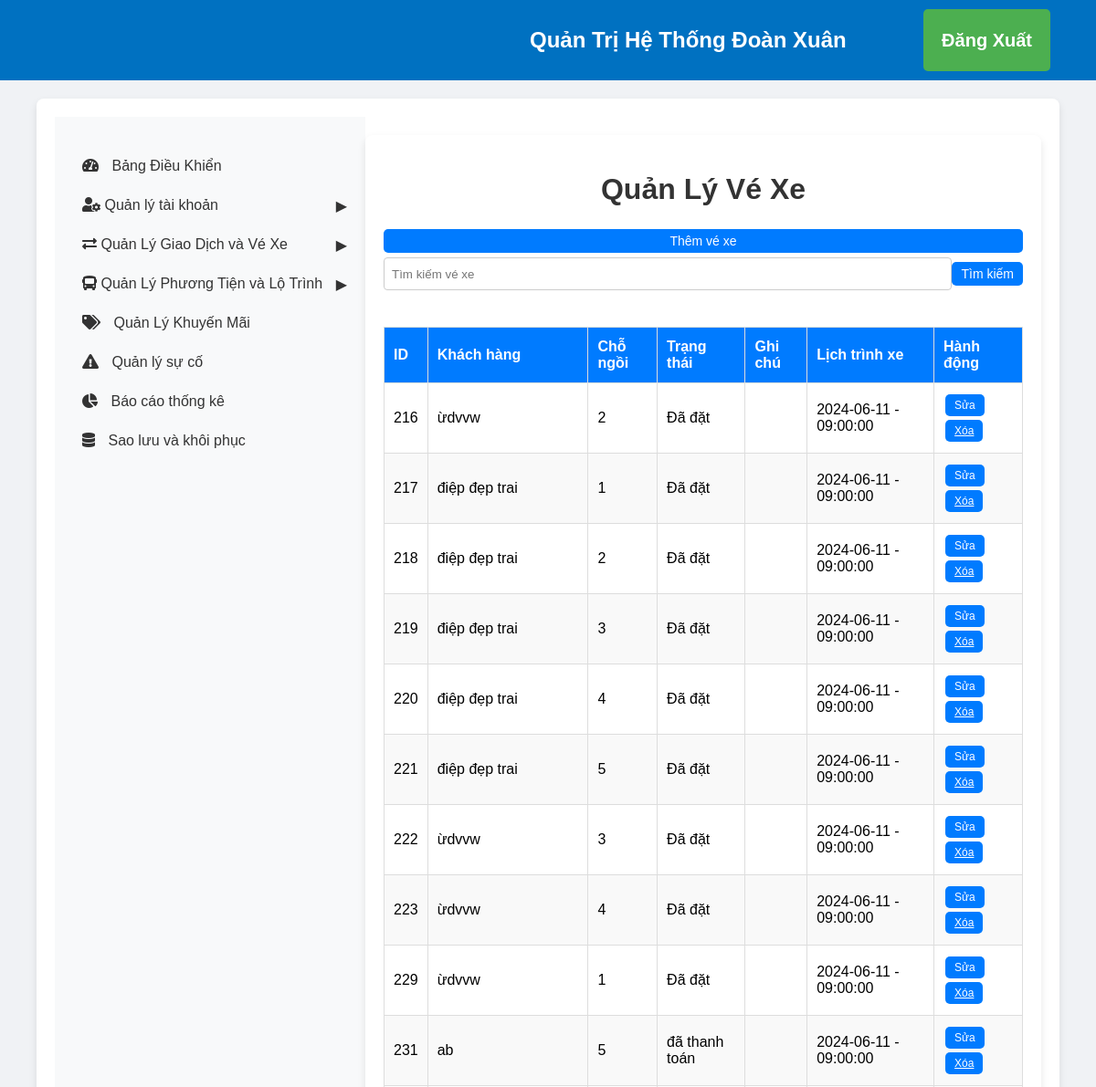
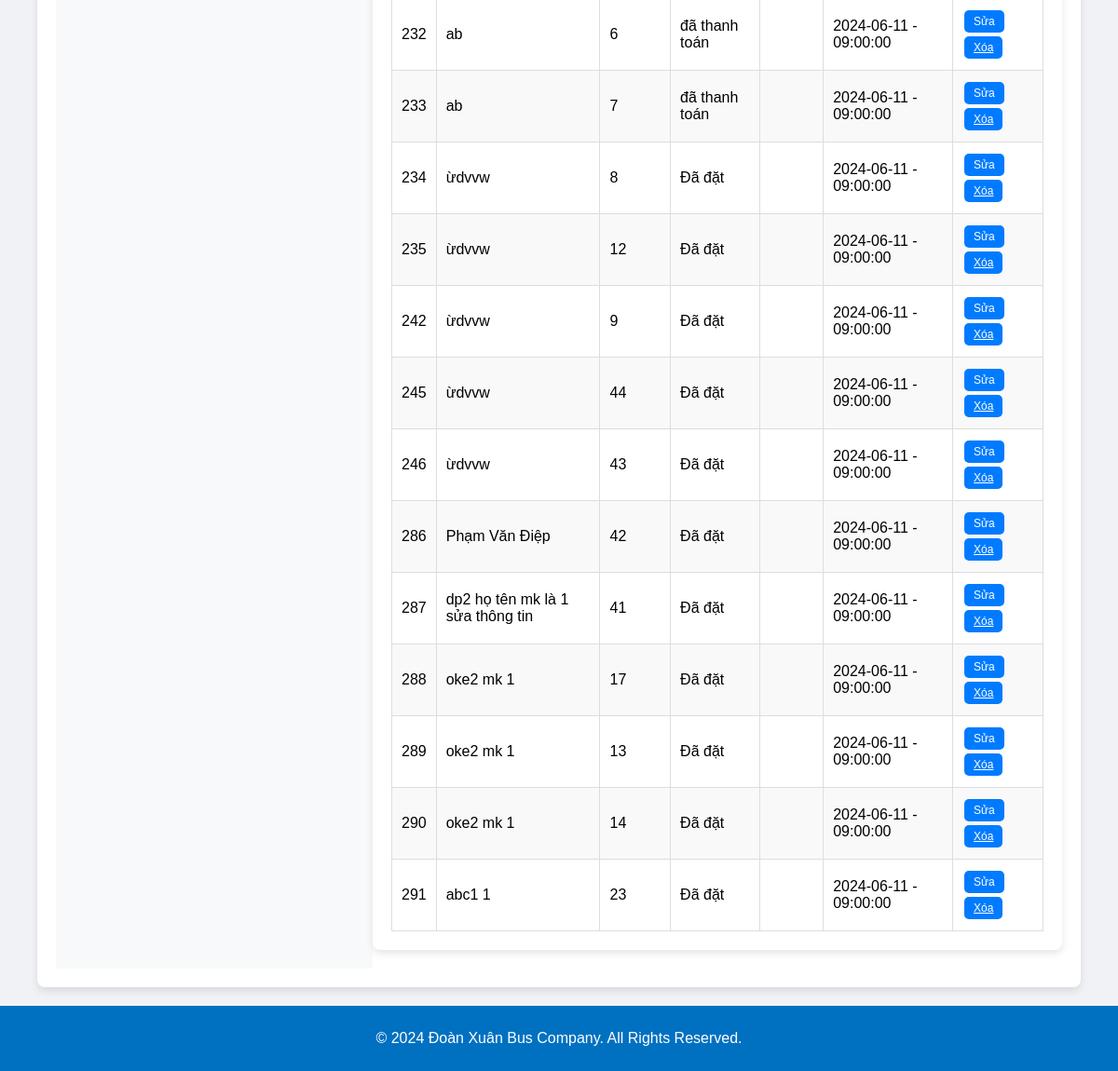
Page /admin/tickets.php (signed in) on the committed database (2 pictures, top to bottom).
### tables this page shows
CREATE TABLE `vexe` (
  `VeXeID` int(11) NOT NULL AUTO_INCREMENT,
  `NhanVienID` int(11) DEFAULT NULL,
  `KhachHangID` int(11) DEFAULT NULL,
  `ChoNgoiID` int(11) DEFAULT NULL,
  `TrangThai` varchar(50) DEFAULT NULL,
  `KhuyenMaiID` int(11) DEFAULT NULL,
  `GhiChu` varchar(255) DEFAULT NULL,
  `LichTrinhXeID` int(11) DEFAULT NULL,
  `ThoiGianDatVe` datetime DEFAULT NULL,
  `CodeVeXe` varchar(5) DEFAULT NULL,
  PRIMARY KEY (`VeXeID`),
  KEY `NhanVienID` (`NhanVienID`),
  KEY `ChoNgoiID` (`ChoNgoiID`),
  KEY `KhuyenMaiID` (`KhuyenMaiID`),
  KEY `LichTrinhXeID` (`LichTrinhXeID`),
  KEY `vexe_ibfk_2` (`KhachHangID`),
  CONSTRAINT `vexe_ibfk_1` FOREIGN KEY (`NhanVienID`) REFERENCES `nhanvien` (`NhanVienID`),
  CONSTRAINT `vexe_ibfk_2` FOREIGN KEY (`KhachHangID`) REFERENCES `khachhang` (`KhachHangID`),
  CONSTRAINT `vexe_ibfk_5` FOREIGN KEY (`ChoNgoiID`) REFERENCES `chongoi` (`ChoNgoiID`),
  CONSTRAINT `vexe_ibfk_6` FOREIGN KEY (`KhuyenMaiID`) REFERENCES `khuyenmai` (`KhuyenMaiID`),
  CONSTRAINT `vexe_ibfk_7` FOREIGN KEY (`LichTrinhXeID`) REFERENCES `lichtrinhxe` (`LichTrinhXeID`)
);

CREATE TABLE `khachhang` (
  `KhachHangID` int(11) NOT NULL AUTO_INCREMENT,
  `MaKhachHang` varchar(20) NOT NULL,
  `HoTen` varchar(100) DEFAULT NULL,
  `SoDienThoai` varchar(20) DEFAULT NULL,
  `Email` varchar(255) DEFAULT NULL,
  `GhiChu` varchar(255) DEFAULT NULL,
  `NguoiDungID` int(11) DEFAULT NULL,
  PRIMARY KEY (`KhachHangID`),
  KEY `NguoiDungID` (`NguoiDungID`)
);

CREATE TABLE `chongoi` (
  `ChoNgoiID` int(11) NOT NULL,
  `MaChoNgoi` varchar(20) NOT NULL,
  `XeID` int(11) DEFAULT NULL,
  `SoGhe` varchar(10) DEFAULT NULL,
  `TrangThai` varchar(50) DEFAULT NULL,
  PRIMARY KEY (`ChoNgoiID`),
  KEY `XeID` (`XeID`),
  CONSTRAINT `chongoi_ibfk_1` FOREIGN KEY (`XeID`) REFERENCES `xe` (`XeID`)
);

CREATE TABLE `lichtrinhxe` (
  `LichTrinhXeID` int(11) NOT NULL,
  `MaLichTrinhXe` int(11) NOT NULL,
  `XeID` int(11) DEFAULT NULL,
  `TuyenXeID` int(11) DEFAULT NULL,
  `NgayKhoiHanh` date DEFAULT NULL,
  `GioKhoiHanh` time NOT NULL,
  `TrangThai` varchar(50) NOT NULL,
  `GiaVe` int(11) DEFAULT NULL,
  PRIMARY KEY (`LichTrinhXeID`),
  KEY `FK_XeID` (`XeID`),
  KEY `FK_TuyenXeID` (`TuyenXeID`),
  CONSTRAINT `FK_TuyenXeID` FOREIGN KEY (`TuyenXeID`) REFERENCES `tuyenxe` (`TuyenXeID`),
  CONSTRAINT `FK_XeID` FOREIGN KEY (`XeID`) REFERENCES `xe` (`XeID`),
  CONSTRAINT `lichtrinhxe_ibfk_1` FOREIGN KEY (`XeID`) REFERENCES `xe` (`XeID`),
  CONSTRAINT `lichtrinhxe_ibfk_2` FOREIGN KEY (`TuyenXeID`) REFERENCES `tuyenxe` (`TuyenXeID`)
);

### admin/tickets.php (the view, shortened to what this page needs)
<link rel="stylesheet" href="css_admin/admin_styles.css">
<?php
require '../config.php';
require 'includes_admin/admin_header.php';
require 'includes_admin/admin_sidebar.php';
$searchQuery = "";
if (isset($_POST['search'])) {
    $searchQuery = $_POST['searchQuery'];
    $sql = "SELECT * FROM VeXe WHERE TrangThai LIKE ? OR GhiChu LIKE ?";
    $stmt = $conn->prepare($sql);
    $searchTerm = "%" . $searchQuery . "%";
    $stmt->bind_param('ss', $searchTerm, $searchTerm);
} else {
    $sql = "SELECT * FROM VeXe";
    $stmt = $conn->prepare($sql);
}
$stmt->execute();
$result = $stmt->get_result();
$sqlKhachHang = "SELECT * FROM KhachHang";
$resultKhachHang = $conn->query($sqlKhachHang);
$khachHangOptions = [];
while ($row = $resultKhachHang->fetch_assoc()) {
    $khachHangOptions[] = $row;
}
$sqlChoNgoi = "SELECT * FROM ChoNgoi";
$resultChoNgoi = $conn->query($sqlChoNgoi);
$choNgoiOptions = [];
while ($row = $resultChoNgoi->fetch_assoc()) {
    $choNgoiOptions[] = $row;
}
$sqlLichTrinhXe = "SELECT * FROM LichTrinhXe";
$resultLichTrinhXe = $conn->query($sqlLichTrinhXe);
$lichTrinhXeOptions = [];
while ($row = $resultLichTrinhXe->fetch_assoc()) {
    $lichTrinhXeOptions[] = $row;
}
?>
<div class="main-content container mt-4">
    <h1>Quản Lý Vé Xe</h1>
    <button id="showAddTicketForm" class="custom-button">Thêm vé xe</button>
    <form method="POST" action="tickets.php" class="form-inline">
        <input type="text" name="searchQuery" placeholder="Tìm kiếm vé xe" class="form-control" value="<?= $searchQuery ?>">
        <button type="submit" name="search" class="custom-button">Tìm kiếm</button>
    </form>
    <table class="custom-table">
        <thead>
            <tr>
                <th>ID</th>
                <th>Khách hàng</th>
                <th>Chỗ ngồi</th>
                <th>Trạng thái</th>
                <th>Ghi chú</th>
                <th>Lịch trình xe</th>
                <th>Hành động</th>
            </tr>
        </thead>
        <tbody>
            <?php while ($row = $result->fetch_assoc()): ?>
            <tr data-id="<?= $row['VeXeID'] ?>">
                <td><?= $row['VeXeID'] ?></td>
                <td class="editable" data-field="KhachHangID"><?= $khachHangOptions[array_search($row['KhachHangID'], array_column($khachHangOptions, 'KhachHangID'))]['HoTen'] ?></td>
                <td class="editable" data-field="ChoNgoiID"><?= $choNgoiOptions[array_search($row['ChoNgoiID'], array_column($choNgoiOptions, 'ChoNgoiID'))]['SoGhe'] ?></td>
                <td class="editable" data-field="TrangThai"><?= $row['TrangThai'] ?></td>
                <td class="editable" data-field="GhiChu"><?= $row['GhiChu'] ?></td>
                <td class="editable" data-field="LichTrinhXeID"><?= $lichTrinhXeOptions[array_search($row['LichTrinhXeID'], array_column($lichTrinhXeOptions, 'LichTrinhXeID'))]['NgayKhoiHanh'] ?> - <?= $lichTrinhXeOptions[array_search($row['LichTrinhXeID'], array_column($lichTrinhXeOptions, 'LichTrinhXeID'))]['GioKhoiHanh'] ?></td>
                <td>
                    <button class="edit-button small-button custom-button">Sửa</button>
                    <a href="tickets.php?delete=<?= $row['VeXeID'] ?>" onclick="return confirm('Bạn có chắc chắn muốn xóa?')" class="small-button custom-button">Xóa</a>
                </td>
            </tr>
            <?php endwhile; ?>
        </tbody>
    </table>
</div>
<?php
require 'includes_admin/admin_footer.php';
?>

### admin/css_admin/admin_styles.css (style rules this page uses)
body { font-family: Arial, sans-serif; margin: 0; padding: 0; }
.container { display: flex; flex: 1; margin-right: 0px; margin-left: 0px; width: 1500px; }
table { width: 100%; border-collapse: collapse; }
table, th, td { border: 1px solid #ddd; padding: 8px; }
table th { background-color: #f2f2f2; }
.main-content { flex: 1; margin-left: 10px; background-color: #fff; display: flex; flex-direction: column; width: 2000px; }
body { font-family: 'Arial', sans-serif; }

### admin/tickets.php (style rules this page uses)
body { font-family: 'Arial', sans-serif; background-color: #f0f2f5; margin: 0; padding: 0; }
.container { width: 90%; max-width: 1400px; margin: 20px auto; padding: 20px; background-color: #ffffff; border-radius: 8px; box-shadow: 0 4px 8px rgba(0, 0, 0, 0.1); }
h1 { text-align: center; color: #333; margin-bottom: 20px; }
.custom-button { background-color: #007bff; color: #fff; border: none; padding: 5px 10px; cursor: pointer; border-radius: 5px; text-align: center; display: inline-block; margin: 5px 0; transition: background-color 0.3s, transform 0.3s; font-size: 14px; }
.form-inline { display: flex; justify-content: center; margin-bottom: 20px; }
.form-inline input[type="text"] { flex: 1; padding: 8px; border: 1px solid #ccc; border-radius: 4px; box-sizing: border-box; transition: border-color 0.3s; }
.custom-table { width: 100%; border-collapse: collapse; margin-top: 20px; }
.custom-table th, .custom-table td { border: 1px solid #ddd; padding: 10px; text-align: left; transition: background-color 0.3s; }
.custom-table th { background-color: #f4f4f4; color: #333; }
.custom-table tr:nth-child(even) { background-color: #f9f9f9; }
.custom-table th { padding-top: 12px; padding-bottom: 12px; background-color: #007bff; color: white; }
.small-button { padding: 5px 10px; font-size: 12px; margin: 2px; }

### rows in the picture
vexe: VeXeID "216", KhachHangID.HoTen "ừdvvw", ChoNgoiID.SoGhe "2", TrangThai "Đã đặt", LichTrinhXeID.NgayKhoiHanh "2024-06-11", LichTrinhXeID.GioKhoiHanh "09:00:00"
vexe: VeXeID "217", KhachHangID.HoTen "điệp đẹp trai", ChoNgoiID "1", TrangThai "Đã đặt", LichTrinhXeID.NgayKhoiHanh "2024-06-11", LichTrinhXeID.GioKhoiHanh "09:00:00"
vexe: VeXeID "218", KhachHangID.HoTen "điệp đẹp trai", ChoNgoiID "2", TrangThai "Đã đặt", LichTrinhXeID.NgayKhoiHanh "2024-06-11", LichTrinhXeID.GioKhoiHanh "09:00:00"
vexe: VeXeID "219", KhachHangID.HoTen "điệp đẹp trai", ChoNgoiID "3", TrangThai "Đã đặt", LichTrinhXeID.NgayKhoiHanh "2024-06-11", LichTrinhXeID.GioKhoiHanh "09:00:00"
vexe: VeXeID "220", KhachHangID.HoTen "điệp đẹp trai", ChoNgoiID "4", TrangThai "Đã đặt", LichTrinhXeID.NgayKhoiHanh "2024-06-11", LichTrinhXeID.GioKhoiHanh "09:00:00"
vexe: VeXeID "221", KhachHangID.HoTen "điệp đẹp trai", ChoNgoiID "5", TrangThai "Đã đặt", LichTrinhXeID.NgayKhoiHanh "2024-06-11", LichTrinhXeID.GioKhoiHanh "09:00:00"
vexe: VeXeID "222", KhachHangID.HoTen "ừdvvw", ChoNgoiID.SoGhe "3", TrangThai "Đã đặt", LichTrinhXeID.NgayKhoiHanh "2024-06-11", LichTrinhXeID.GioKhoiHanh "09:00:00"
vexe: VeXeID "223", KhachHangID.HoTen "ừdvvw", ChoNgoiID.SoGhe "4", TrangThai "Đã đặt", LichTrinhXeID.NgayKhoiHanh "2024-06-11", LichTrinhXeID.GioKhoiHanh "09:00:00"
vexe: VeXeID "229", KhachHangID.HoTen "ừdvvw", ChoNgoiID.SoGhe "1", TrangThai "Đã đặt", LichTrinhXeID.NgayKhoiHanh "2024-06-11", LichTrinhXeID.GioKhoiHanh "09:00:00"
vexe: VeXeID "231", KhachHangID.HoTen "ab", ChoNgoiID.SoGhe "5", TrangThai "đã thanh toán", LichTrinhXeID.NgayKhoiHanh "2024-06-11", LichTrinhXeID.GioKhoiHanh "09:00:00"
vexe: VeXeID "232", KhachHangID.HoTen "ab", ChoNgoiID.SoGhe "6", TrangThai "đã thanh toán", LichTrinhXeID.NgayKhoiHanh "2024-06-11", LichTrinhXeID.GioKhoiHanh "09:00:00"
vexe: VeXeID "233", KhachHangID.HoTen "ab", ChoNgoiID.SoGhe "7", TrangThai "đã thanh toán", LichTrinhXeID.NgayKhoiHanh "2024-06-11", LichTrinhXeID.GioKhoiHanh "09:00:00"
vexe: VeXeID "234", KhachHangID.HoTen "ừdvvw", ChoNgoiID.SoGhe "8", TrangThai "Đã đặt", LichTrinhXeID.NgayKhoiHanh "2024-06-11", LichTrinhXeID.GioKhoiHanh "09:00:00"
vexe: VeXeID "235", KhachHangID.HoTen "ừdvvw", ChoNgoiID.SoGhe "12", TrangThai "Đã đặt", LichTrinhXeID.NgayKhoiHanh "2024-06-11", LichTrinhXeID.GioKhoiHanh "09:00:00"
vexe: VeXeID "242", KhachHangID.HoTen "ừdvvw", ChoNgoiID.SoGhe "9", TrangThai "Đã đặt", LichTrinhXeID.NgayKhoiHanh "2024-06-11", LichTrinhXeID.GioKhoiHanh "09:00:00"
vexe: VeXeID "245", KhachHangID.HoTen "ừdvvw", ChoNgoiID.SoGhe "44", TrangThai "Đã đặt", LichTrinhXeID.NgayKhoiHanh "2024-06-11", LichTrinhXeID.GioKhoiHanh "09:00:00"
vexe: VeXeID "246", KhachHangID.HoTen "ừdvvw", ChoNgoiID.SoGhe "43", TrangThai "Đã đặt", LichTrinhXeID.NgayKhoiHanh "2024-06-11", LichTrinhXeID.GioKhoiHanh "09:00:00"
vexe: VeXeID "286", KhachHangID.HoTen "Phạm Văn Điệp", ChoNgoiID.SoGhe "42", TrangThai "Đã đặt", LichTrinhXeID.NgayKhoiHanh "2024-06-11", LichTrinhXeID.GioKhoiHanh "09:00:00"
vexe: VeXeID "287", KhachHangID.HoTen "dp2 họ tên mk là 1 sửa thông tin", ChoNgoiID.SoGhe "41", TrangThai "Đã đặt", LichTrinhXeID.NgayKhoiHanh "2024-06-11", LichTrinhXeID.GioKhoiHanh "09:00:00"
vexe: VeXeID "288", KhachHangID.HoTen "oke2 mk 1", ChoNgoiID.SoGhe "17", TrangThai "Đã đặt", LichTrinhXeID.NgayKhoiHanh "2024-06-11", LichTrinhXeID.GioKhoiHanh "09:00:00"
vexe: VeXeID "289", KhachHangID.HoTen "oke2 mk 1", ChoNgoiID.SoGhe "13", TrangThai "Đã đặt", LichTrinhXeID.NgayKhoiHanh "2024-06-11", LichTrinhXeID.GioKhoiHanh "09:00:00"
vexe: VeXeID "290", KhachHangID.HoTen "oke2 mk 1", ChoNgoiID.SoGhe "14", TrangThai "Đã đặt", LichTrinhXeID.NgayKhoiHanh "2024-06-11", LichTrinhXeID.GioKhoiHanh "09:00:00"
vexe: VeXeID "291", KhachHangID.HoTen "abc1 1", ChoNgoiID.SoGhe "23", TrangThai "Đã đặt", LichTrinhXeID.NgayKhoiHanh "2024-06-11", LichTrinhXeID.GioKhoiHanh "09:00:00"
